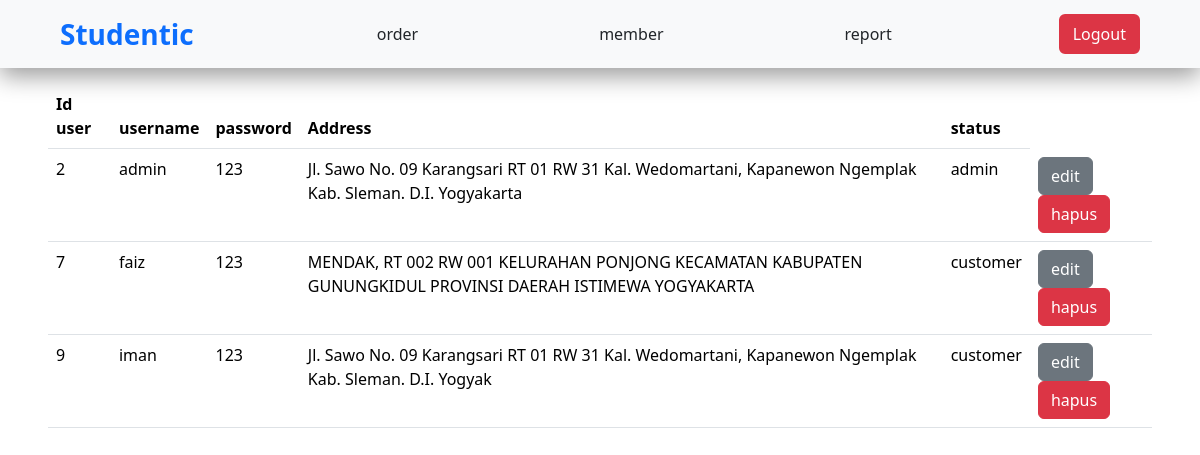
Screenshot of /admin/memberadmin.php (signed in) with the database file from the repository.
### tables this page shows
CREATE TABLE `user` (
  `user_id` int(9) NOT NULL,
  `username` varchar(255) NOT NULL,
  `password` int(11) NOT NULL,
  `address` varchar(255) NOT NULL,
  `jenis` varchar(30) NOT NULL
);

### admin/memberadmin.php (the view, shortened to what this page needs)
<!DOCTYPE html>
<html lang="en">
<head>
  <link href="https://cdn.jsdelivr.net/npm/bootstrap@5.3.2/dist/css/bootstrap.min.css" rel="stylesheet">
  <link rel="stylesheet" href="./indexstyle.css">
</head>
<body>
  <nav class="navbar navbar-expand-lg bg-body-tertiary px-5 py-2 fs-5" style="background-color: #e3f2fd; box-shadow: 0px 8px 25px rgba(0,0,0,0.4); z-index: 1; width: 100%;">
    <div class="container-fluid justify-content-between">
    <a class="navbar-brand fs-3 text-primary" href="indexadmin.php"><b>Studentic</b></a>
      <a href="orderadmin.php" class="btn border-2" id="tombol-order">order</a>
      <a href="memberadmin.php" class="btn border-2" id="tombol-member">member</a>
      <a href="report.php" class="btn border-2" id="tombol-report">report</a>
        <div>
          <a href="../logout.php" class="btn btn-danger border-2" id="tombol-login">Logout</a>
        </div>
      </div>
  </nav>
<div class="py-3 px-5">
  <table class="table">
    <thead>
      <tr>
        <th scope="col">Id user</th>
        <th scope="col">username</th>
        <th scope="col">password</th>
        <th scope="col">Address</th>
        <th scope="col">status</th>
      </tr>
    </thead>
    <tbody>
      <?php
        include '../koneksi.php';
        $sql = "SELECT * FROM user";
        $data = mysqli_query($connect, $sql) or die(mysqli_error($connect));
        while($row = $data->fetch_object()){
      ?>
      <tr>
        <td><?= $row->user_id ?></td>
        <td><?= $row->username ?></td>
        <td><?= $row->password ?></td>
        <td><?= $row->address ?></td>
        <td><?= $row->jenis ?></td>
        <td>
          <a role="button" class="btn btn-secondary" href="editmember.php?id=<?= $row->user_id ?>">edit</a>
          <a role="button" class="btn btn-danger" href="hapusmember.php?id=<?= $row->user_id ?>" style="text-decoration:none" onClick="return confirm('Apakah anda yakin ingin menghapus tersebut??')">hapus</a>
        </td>
      </tr>
      <?php } ?>
    </tbody>
  </table>
</div>
</body>
</html>

### rows the page displays
user: user_id "2", username "admin", password "123", address "Jl. Sawo No. 09 Karangsari RT 01 RW 31 Kal. Wedomartani, Kapanewon Ngemplak Kab. Sleman. D.I. Yogyakarta", jenis "admin"
user: user_id "7", username "faiz", password "123", address "MENDAK, RT 002 RW 001 KELURAHAN PONJONG KECAMATAN KABUPATEN GUNUNGKIDUL PROVINSI DAERAH ISTIMEWA YOGYAKARTA", jenis "customer"
user: user_id "9", username "iman", password "123", address "Jl. Sawo No. 09 Karangsari RT 01 RW 31 Kal. Wedomartani, Kapanewon Ngemplak Kab. Sleman. D.I. Yogyak", jenis "customer"
